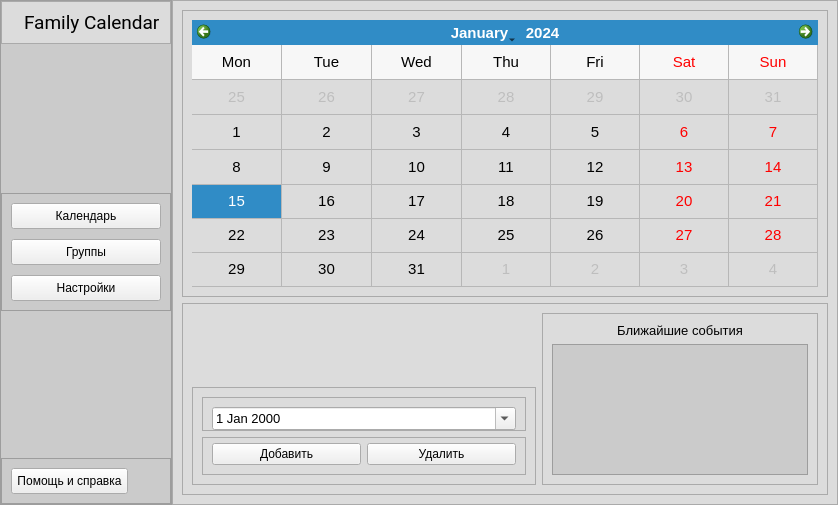
<?xml version="1.0" encoding="UTF-8"?>
<ui version="4.0">
 <class>Form</class>
 <widget class="QWidget" name="Form">
  <property name="geometry">
   <rect>
    <x>0</x>
    <y>0</y>
    <width>838</width>
    <height>505</height>
   </rect>
  </property>
  <property name="windowTitle">
   <string>Form</string>
  </property>
  <property name="styleSheet">
   <string notr="true">QFrame{
	background-color: rgb(220, 220, 220)
}</string>
  </property>
  <layout class="QHBoxLayout" name="horizontalLayout" stretch="0,0">
   <property name="spacing">
    <number>0</number>
   </property>
   <property name="leftMargin">
    <number>0</number>
   </property>
   <property name="topMargin">
    <number>0</number>
   </property>
   <property name="rightMargin">
    <number>0</number>
   </property>
   <property name="bottomMargin">
    <number>0</number>
   </property>
   <item alignment="Qt::AlignLeft">
    <widget class="QFrame" name="frame">
     <property name="styleSheet">
      <string notr="true">QFrame{
	background-color: rgb(203, 203, 203)
}</string>
     </property>
     <property name="frameShape">
      <enum>QFrame::StyledPanel</enum>
     </property>
     <property name="frameShadow">
      <enum>QFrame::Raised</enum>
     </property>
     <layout class="QVBoxLayout" name="verticalLayout">
      <property name="spacing">
       <number>0</number>
      </property>
      <property name="leftMargin">
       <number>0</number>
      </property>
      <property name="topMargin">
       <number>0</number>
      </property>
      <property name="rightMargin">
       <number>0</number>
      </property>
      <property name="bottomMargin">
       <number>0</number>
      </property>
      <item alignment="Qt::AlignTop">
       <widget class="QFrame" name="frame_4">
        <property name="styleSheet">
         <string notr="true">QFrame{
	background-color: rgb(220, 220, 220);
}</string>
        </property>
        <property name="frameShape">
         <enum>QFrame::StyledPanel</enum>
        </property>
        <property name="frameShadow">
         <enum>QFrame::Raised</enum>
        </property>
        <layout class="QHBoxLayout" name="horizontalLayout_2">
         <property name="rightMargin">
          <number>9</number>
         </property>
         <item>
          <widget class="QLabel" name="label">
           <property name="text">
            <string/>
           </property>
           <property name="pixmap">
            <pixmap>../icons/calendar_month_FILL0_wght400_GRAD0_opsz48.svg</pixmap>
           </property>
          </widget>
         </item>
         <item>
          <widget class="QLabel" name="label_2">
           <property name="font">
            <font>
             <family>Roboto</family>
             <pointsize>14</pointsize>
             <weight>50</weight>
             <bold>false</bold>
            </font>
           </property>
           <property name="styleSheet">
            <string notr="true"/>
           </property>
           <property name="text">
            <string>Family Calendar</string>
           </property>
          </widget>
         </item>
        </layout>
       </widget>
      </item>
      <item alignment="Qt::AlignVCenter">
       <widget class="QFrame" name="frame_3">
        <property name="font">
         <font>
          <pointsize>10</pointsize>
         </font>
        </property>
        <property name="styleSheet">
         <string notr="true">QPushButton{
	font: 10pt &quot;MS Shell Dlg 2&quot;;
	padding: 5;
}</string>
        </property>
        <property name="frameShape">
         <enum>QFrame::StyledPanel</enum>
        </property>
        <property name="frameShadow">
         <enum>QFrame::Raised</enum>
        </property>
        <layout class="QVBoxLayout" name="verticalLayout_2">
         <property name="spacing">
          <number>10</number>
         </property>
         <item>
          <widget class="QPushButton" name="pushButton_2">
           <property name="text">
            <string>Календарь</string>
           </property>
          </widget>
         </item>
         <item>
          <widget class="QPushButton" name="pushButton_5">
           <property name="text">
            <string>Группы</string>
           </property>
          </widget>
         </item>
         <item>
          <widget class="QPushButton" name="pushButton_3">
           <property name="styleSheet">
            <string notr="true"/>
           </property>
           <property name="text">
            <string>Настройки</string>
           </property>
          </widget>
         </item>
        </layout>
       </widget>
      </item>
      <item alignment="Qt::AlignBottom">
       <widget class="QFrame" name="frame_5">
        <property name="frameShape">
         <enum>QFrame::StyledPanel</enum>
        </property>
        <property name="frameShadow">
         <enum>QFrame::Raised</enum>
        </property>
        <layout class="QVBoxLayout" name="verticalLayout_4">
         <item alignment="Qt::AlignLeft|Qt::AlignVCenter">
          <widget class="QPushButton" name="pushButton_4">
           <property name="styleSheet">
            <string notr="true">padding: 5;</string>
           </property>
           <property name="text">
            <string>Помощь и справка</string>
           </property>
          </widget>
         </item>
        </layout>
       </widget>
      </item>
     </layout>
    </widget>
   </item>
   <item>
    <widget class="QFrame" name="calendar_frame">
     <property name="frameShape">
      <enum>QFrame::StyledPanel</enum>
     </property>
     <property name="frameShadow">
      <enum>QFrame::Raised</enum>
     </property>
     <layout class="QVBoxLayout" name="verticalLayout_3" stretch="3,2">
      <item>
       <widget class="QFrame" name="frame_6">
        <property name="frameShape">
         <enum>QFrame::StyledPanel</enum>
        </property>
        <property name="frameShadow">
         <enum>QFrame::Raised</enum>
        </property>
        <layout class="QHBoxLayout" name="horizontalLayout_5">
         <item>
          <widget class="QCalendarWidget" name="calendarWidget">
           <property name="font">
            <font>
             <pointsize>11</pointsize>
            </font>
           </property>
           <property name="styleSheet">
            <string notr="true">#qt_calendar_navigationbar {
    background-color: rgb(203, 203, 203);
}

#qt_calendar_prevmonth {
    qproperty-text: &quot;&lt;&quot;;
	font: 14pt &quot;Roboto&quot;;
}

#qt_calendar_nextmonth {
    qproperty-text: &quot;&gt;&quot;;
	font: 14pt &quot;Roboto&quot;;
}
#qt_calendar_prevmonth, #qt_calendar_nextmonth {
    border: none;
    color: white;                           
    qproperty-icon: none;    
}

#qt_calendar_prevmonth:hover, #qt_calendar_nextmonth:hover {
    background-color: rgba(225, 225, 225, 100);
}

#qt_calendar_prevmonth:pressed, #qt_calendar_nextmonth:pressed {
    background-color: rgb(143, 143, 143);
}

#qt_calendar_calendarview {
    outline: None;
    selection-background-color: rgb(255, 255, 255); 
	selection-color: rgb(86, 86, 86);

}

QCalendarWidget QToolButton::menu-indicator {
    image: none;
    subcontrol-position: right center;                /* Право по центру */
}
</string>
           </property>
           <property name="gridVisible">
            <bool>true</bool>
           </property>
           <property name="selectionMode">
            <enum>QCalendarWidget::SingleSelection</enum>
           </property>
           <property name="horizontalHeaderFormat">
            <enum>QCalendarWidget::ShortDayNames</enum>
           </property>
           <property name="verticalHeaderFormat">
            <enum>QCalendarWidget::NoVerticalHeader</enum>
           </property>
           <property name="navigationBarVisible">
            <bool>true</bool>
           </property>
           <property name="dateEditEnabled">
            <bool>true</bool>
           </property>
          </widget>
         </item>
        </layout>
       </widget>
      </item>
      <item>
       <widget class="QFrame" name="frame_7">
        <property name="frameShape">
         <enum>QFrame::StyledPanel</enum>
        </property>
        <property name="frameShadow">
         <enum>QFrame::Raised</enum>
        </property>
        <layout class="QHBoxLayout" name="horizontalLayout_3" stretch="1,0">
         <item alignment="Qt::AlignBottom">
          <widget class="QFrame" name="frame_8">
           <property name="frameShape">
            <enum>QFrame::StyledPanel</enum>
           </property>
           <property name="frameShadow">
            <enum>QFrame::Raised</enum>
           </property>
           <layout class="QVBoxLayout" name="verticalLayout_5">
            <item>
             <widget class="QFrame" name="frame_11">
              <property name="frameShape">
               <enum>QFrame::StyledPanel</enum>
              </property>
              <property name="frameShadow">
               <enum>QFrame::Raised</enum>
              </property>
              <layout class="QHBoxLayout" name="horizontalLayout_6">
               <property name="bottomMargin">
                <number>0</number>
               </property>
               <item>
                <widget class="QDateEdit" name="dateEdit">
                 <property name="font">
                  <font>
                   <pointsize>10</pointsize>
                  </font>
                 </property>
                 <property name="calendarPopup">
                  <bool>true</bool>
                 </property>
                </widget>
               </item>
              </layout>
             </widget>
            </item>
            <item>
             <widget class="QFrame" name="frame_10">
              <property name="frameShape">
               <enum>QFrame::StyledPanel</enum>
              </property>
              <property name="frameShadow">
               <enum>QFrame::Raised</enum>
              </property>
              <layout class="QHBoxLayout" name="horizontalLayout_4">
               <property name="topMargin">
                <number>5</number>
               </property>
               <item>
                <widget class="QPushButton" name="pushButton">
                 <property name="text">
                  <string>Добавить</string>
                 </property>
                </widget>
               </item>
               <item>
                <widget class="QPushButton" name="pushButton_6">
                 <property name="text">
                  <string>Удалить</string>
                 </property>
                </widget>
               </item>
              </layout>
             </widget>
            </item>
           </layout>
          </widget>
         </item>
         <item>
          <widget class="QFrame" name="frame_9">
           <property name="frameShape">
            <enum>QFrame::StyledPanel</enum>
           </property>
           <property name="frameShadow">
            <enum>QFrame::Raised</enum>
           </property>
           <layout class="QVBoxLayout" name="verticalLayout_6">
            <item>
             <widget class="QLabel" name="label_3">
              <property name="font">
               <font>
                <pointsize>10</pointsize>
               </font>
              </property>
              <property name="text">
               <string>Ближайшие события</string>
              </property>
              <property name="alignment">
               <set>Qt::AlignCenter</set>
              </property>
             </widget>
            </item>
            <item>
             <widget class="QListView" name="listView">
              <property name="styleSheet">
               <string notr="true">background-color: rgb(203, 203, 203)</string>
              </property>
             </widget>
            </item>
           </layout>
          </widget>
         </item>
        </layout>
       </widget>
      </item>
     </layout>
    </widget>
   </item>
  </layout>
 </widget>
 <resources/>
 <connections/>
</ui>
